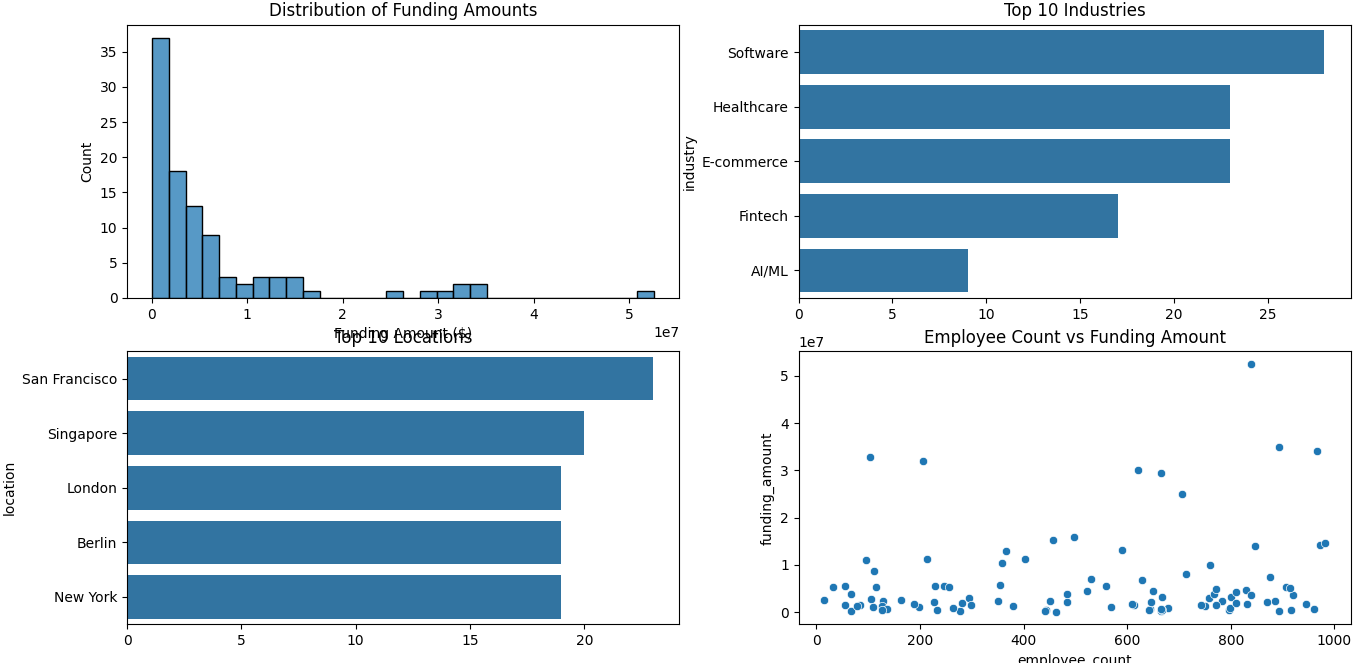

Source code (Python):
import pandas as pd
import numpy as np
from selenium import webdriver
from selenium.webdriver.common.by import By
from selenium.webdriver.support.ui import WebDriverWait
from selenium.webdriver.support import expected_conditions as EC
from bs4 import BeautifulSoup
import time
import seaborn as sns
import matplotlib.pyplot as plt
from sklearn.model_selection import train_test_split
from sklearn.preprocessing import StandardScaler
from sklearn.ensemble import RandomForestClassifier
from sklearn.metrics import classification_report
import warnings
warnings.filterwarnings('ignore')

class CrunchbaseLeadGenerator:
    def __init__(self):
        self.driver = None
        self.data = None
        self.model = None
        self.scaler = StandardScaler()
    
    def generate_sample_data(self, n_samples=100):
        """Generate sample data for testing"""
        np.random.seed(42)
        
        industries = ['Software', 'Fintech', 'Healthcare', 'E-commerce', 'AI/ML']
        locations = ['San Francisco', 'New York', 'London', 'Singapore', 'Berlin']
        
        self.data = pd.DataFrame({
            'name': [f'Company_{i}' for i in range(n_samples)],
            'funding_amount': np.random.lognormal(mean=15, sigma=1.5, size=n_samples),
            'industry': np.random.choice(industries, size=n_samples),
            'location': np.random.choice(locations, size=n_samples),
            'employee_count': np.random.randint(10, 1000, size=n_samples),
            'founding_year': np.random.randint(2010, 2024, size=n_samples),
            'raised_money': np.random.choice([0, 1], size=n_samples, p=[0.3, 0.7])
        })
        
        return self.data
    
    def setup_selenium(self):
        """Initialize Selenium WebDriver"""
        try:
            options = webdriver.ChromeOptions()
            options.add_argument('--headless')
            options.add_argument('--disable-gpu')
            options.add_argument('--no-sandbox')
            options.add_argument('--disable-dev-shm-usage')
            self.driver = webdriver.Chrome(options=options)
        except Exception as e:
            print(f"Failed to initialize Selenium: {e}")
            return False
        return True
    
    def scrape_crunchbase(self, num_pages=5):
        """
        Scrape company data from Crunchbase
        Falls back to sample data if scraping fails
        """
        try:
            if not self.setup_selenium():
                print("Falling back to sample data due to Selenium initialization failure")
                return self.generate_sample_data()
            
            companies_data = []
            base_url = "https://www.crunchbase.com/funding_rounds"
            
            for page in range(num_pages):
                try:
                    self.driver.get(f"{base_url}?page={page+1}")
                    WebDriverWait(self.driver, 10).until(
                        EC.presence_of_element_located((By.CLASS_NAME, "company-card"))
                    )
                    
                    soup = BeautifulSoup(self.driver.page_source, 'html.parser')
                    companies = soup.find_all('div', class_='company-card')
                    
                    for company in companies:
                        company_data = {
                            'name': company.find('h3', class_='company-name').text.strip(),
                            'funding_amount': self._extract_funding(company),
                            'industry': company.find('div', class_='industry').text.strip(),
                            'location': company.find('div', class_='location').text.strip(),
                            'employee_count': self._extract_employees(company),
                            'founding_year': self._extract_year(company),
                            'raised_money': 1
                        }
                        companies_data.append(company_data)
                    
                    time.sleep(2)
                    
                except Exception as e:
                    print(f"Error scraping page {page + 1}: {e}")
                    continue
            
            if not companies_data:
                print("No data scraped, falling back to sample data")
                return self.generate_sample_data()
            
            self.data = pd.DataFrame(companies_data)
            return self.data
            
        except Exception as e:
            print(f"Error during scraping: {e}")
            print("Falling back to sample data")
            return self.generate_sample_data()
            
        finally:
            if self.driver:
                self.driver.quit()
    
    def _extract_funding(self, company_element):
        try:
            funding = company_element.find('div', class_='funding-amount').text.strip()
            return float(funding.replace('$', '').replace('M', '000000').replace('K', '000'))
        except:
            return 0
    
    def _extract_employees(self, company_element):
        try:
            employees = company_element.find('div', class_='employees').text.strip()
            return int(employees.split('-')[0])
        except:
            return 0
    
    def _extract_year(self, company_element):
        try:
            year = company_element.find('div', class_='founding-year').text.strip()
            return int(year)
        except:
            return 0
    
    def perform_eda(self):
        """Perform Exploratory Data Analysis"""
        if self.data is None:
            print("No data available. Generating sample data...")
            self.generate_sample_data()
        
        plt.figure(figsize=(15, 10))
        
        # Funding distribution
        plt.subplot(2, 2, 1)
        sns.histplot(data=self.data, x='funding_amount', bins=30)
        plt.title('Distribution of Funding Amounts')
        plt.xlabel('Funding Amount ($)')
        
        # Industry distribution
        plt.subplot(2, 2, 2)
        industry_counts = self.data['industry'].value_counts().head(10)
        sns.barplot(x=industry_counts.values, y=industry_counts.index)
        plt.title('Top 10 Industries')
        
        # Location distribution
        plt.subplot(2, 2, 3)
        location_counts = self.data['location'].value_counts().head(10)
        sns.barplot(x=location_counts.values, y=location_counts.index)
        plt.title('Top 10 Locations')
        
        # Employee count vs Funding
        plt.subplot(2, 2, 4)
        sns.scatterplot(data=self.data, x='employee_count', y='funding_amount')
        plt.title('Employee Count vs Funding Amount')
        
        plt.tight_layout()
        plt.show()
    
    def prepare_data_for_modeling(self):
        """Prepare data for machine learning"""
        if self.data is None:
            print("No data available. Generating sample data...")
            self.generate_sample_data()
        
        categorical_columns = ['industry', 'location']
        df_encoded = pd.get_dummies(self.data, columns=categorical_columns)
        
        X = df_encoded.drop(['name', 'raised_money'], axis=1)
        y = df_encoded['raised_money']
        
        X_train, X_test, y_train, y_test = train_test_split(X, y, test_size=0.2, random_state=42)
        
        X_train_scaled = self.scaler.fit_transform(X_train)
        X_test_scaled = self.scaler.transform(X_test)
        
        return X_train_scaled, X_test_scaled, y_train, y_test
    
    def train_model(self):
        """Train the classification model"""
        X_train_scaled, X_test_scaled, y_train, y_test = self.prepare_data_for_modeling()
        
        self.model = RandomForestClassifier(n_estimators=100, random_state=42)
        self.model.fit(X_train_scaled, y_train)
        
        y_pred = self.model.predict(X_test_scaled)
        print("\nModel Performance:")
        print(classification_report(y_test, y_pred))
    
    def get_potential_leads(self, threshold=0.7):
        """Get companies with high probability of being potential leads"""
        if self.model is None:
            print("Model not trained. Training model...")
            self.train_model()
        
        categorical_columns = ['industry', 'location']
        df_encoded = pd.get_dummies(self.data, columns=categorical_columns)
        X = df_encoded.drop(['name', 'raised_money'], axis=1)
        X_scaled = self.scaler.transform(X)
        
        probabilities = self.model.predict_proba(X_scaled)[:, 1]
        
        potential_leads = self.data[probabilities >= threshold].copy()
        potential_leads['probability'] = probabilities[probabilities >= threshold]
        
        return potential_leads[['name', 'industry', 'location', 'funding_amount', 'probability']]

def main():
    # Initialize the lead generator
    lead_gen = CrunchbaseLeadGenerator()
    
    # Try scraping, fall back to sample data if needed
    print("Attempting to scrape Crunchbase data...")
    data = lead_gen.scrape_crunchbase(num_pages=5)
    
    if data is not None:
        print(f"\nCollected data for {len(data)} companies")
    
    # Perform EDA
    print("\nPerforming Exploratory Data Analysis...")
    lead_gen.perform_eda()
    
    # Train model
    print("\nTraining the model...")
    lead_gen.train_model()
    
    # Get potential leads
    print("\nIdentifying potential leads...")
    potential_leads = lead_gen.get_potential_leads(threshold=0.7)
    print("\nTop potential leads:")
    print(potential_leads.head())

if __name__ == "__main__":
    main()
